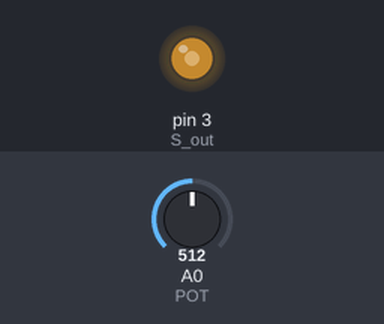
The sketch below on a simulated Arduino Uno, built with avr-gcc and run on an emulated ATmega328P. Parts: output pins drawn as LEDs (lit = HIGH). The test bench sets the inputs (shaded band); at power-on: A0 (POT) = 512.

Above: at 1.2 s.
1.3 s: A0 (POT) set to 716
At 2.5 s:
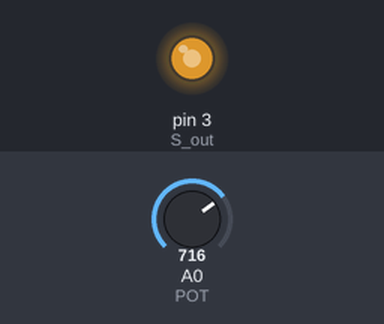
2.8 s: A0 (POT) set to 900
At 3.9 s:
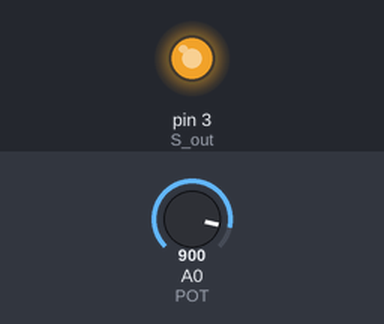
4.3 s: A0 (POT) set to 122
At 5.0 s:
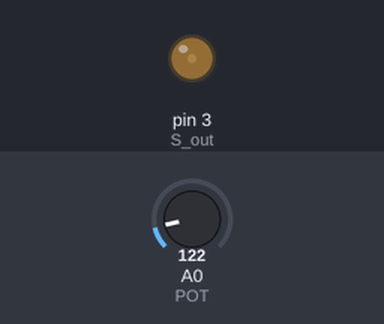
5.8 s: A0 (POT) set to 0
At 6.1 s:
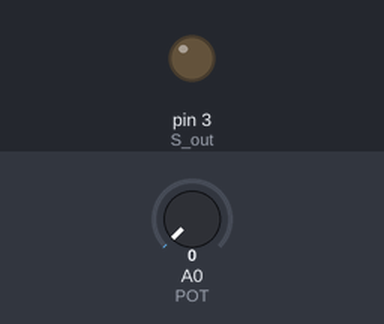
7.3 s: A0 (POT) set to 511
At 8.5 s:
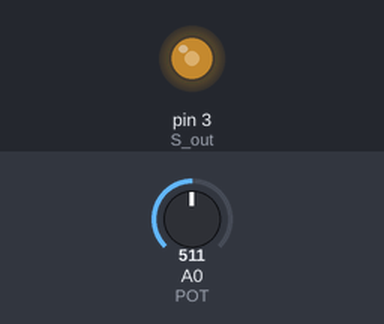
Timing chart, 0 to 9.8 s (numbered marks = the images above; inputs shaded):
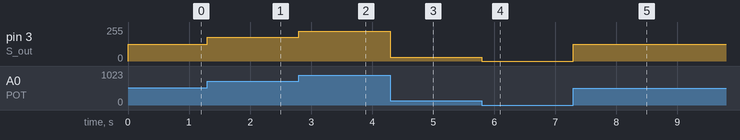

Measured:
- after the input at 1.3 s, pin 3 (S_out): 127/255 → 178/255 at once
- after the input at 2.8 s, pin 3 (S_out): 178/255 → 224/255 at once
- after the input at 4.3 s, pin 3 (S_out): 224/255 → 30/255 at once
- after the input at 5.8 s, pin 3 (S_out): 30/255 → 0/255 at once
- after the input at 7.3 s, pin 3 (S_out): 0/255 → 127/255 at once

The sketch:

led_brightness_depending_on_pot.ino
```cpp
int pot_val,POT=A0;
uint8_t S_out=3;
void setup() {
pinMode(POT,INPUT);
pinMode(S_out,OUTPUT);
}

void loop() {
 pot_val=map(analogRead(POT),0,1023,0,255);
 analogWrite(S_out,pot_val);


}
```
